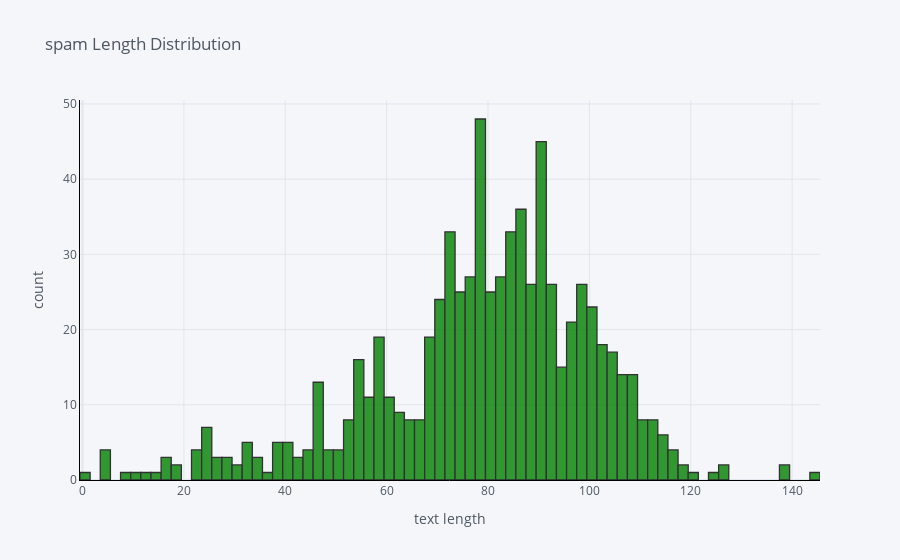
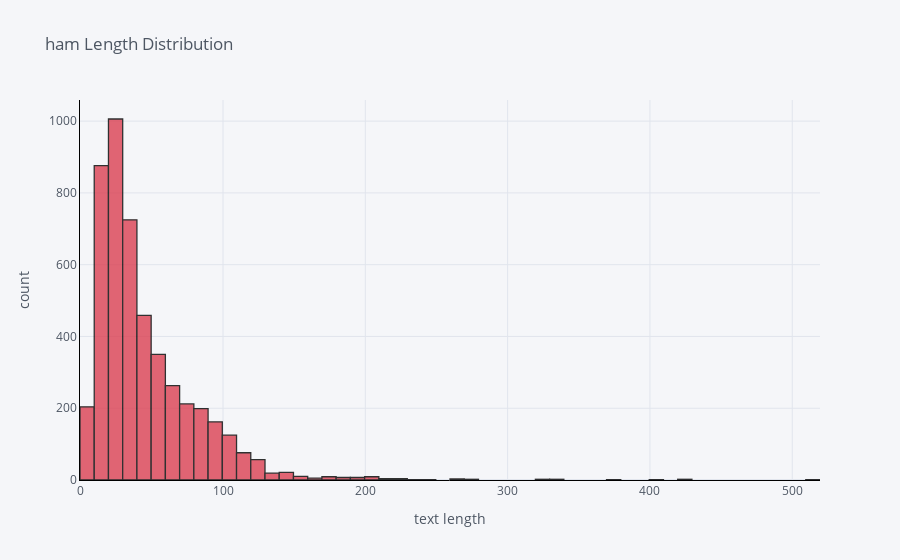

The notebook cell saved with these charts, in order:
### Markdown cell above
## Sentence length analysis

The histogram shows that the length of the cleaned text ranges from around 2 to 140 characters and generally,it is almost same for all the polarities.

### Code cell
spam['text_length'].iplot(
    kind='hist',
    bins=100,
    xTitle='text length',
    linecolor='black',
    color='green',
    yTitle='count',
    title='spam Length Distribution')

ham['text_length'].iplot(
    kind='hist',
    bins=100,
    xTitle='text length',
    linecolor='black',
    color='red',
    yTitle='count',
    title='ham Length Distribution')

### Figure 1 — Plotly figure (JSON) as saved in the notebook; plotly's stock layout.template omitted (floating-point values rounded to 4 significant figures; data arrays with more than 128 entries replaced by an {"elided": "..."} marker saying what was removed)
{"data": [{"histfunc": "count", "histnorm": "", "marker": {"color": "rgba(0, 128, 0, 1.0)", "line": {"color": "#000000", "width": 1.3}}, "name": "text_length", "nbinsx": 100, "opacity": 0.8, "orientation": "v", "type": "histogram", "x": {"elided": "747 int values"}}], "layout": {"barmode": "overlay", "legend": {"bgcolor": "#F5F6F9", "font": {"color": "#4D5663"}}, "paper_bgcolor": "#F5F6F9", "plot_bgcolor": "#F5F6F9", "title": {"font": {"color": "#4D5663"}, "text": "spam Length Distribution"}, "xaxis": {"gridcolor": "#E1E5ED", "linecolor": "black", "showgrid": true, "tickfont": {"color": "#4D5663"}, "title": {"font": {"color": "#4D5663"}, "text": "text length"}, "zerolinecolor": "#E1E5ED"}, "yaxis": {"gridcolor": "#E1E5ED", "linecolor": "black", "showgrid": true, "tickfont": {"color": "#4D5663"}, "title": {"font": {"color": "#4D5663"}, "text": "count"}, "zerolinecolor": "#E1E5ED"}}}

### Figure 2 — Plotly figure (JSON) as saved in the notebook; plotly's stock layout.template omitted (floating-point values rounded to 4 significant figures; data arrays with more than 128 entries replaced by an {"elided": "..."} marker saying what was removed)
{"data": [{"histfunc": "count", "histnorm": "", "marker": {"color": "rgba(219, 64, 82, 1.0)", "line": {"color": "#000000", "width": 1.3}}, "name": "text_length", "nbinsx": 100, "opacity": 0.8, "orientation": "v", "type": "histogram", "x": {"elided": "4825 int values"}}], "layout": {"barmode": "overlay", "legend": {"bgcolor": "#F5F6F9", "font": {"color": "#4D5663"}}, "paper_bgcolor": "#F5F6F9", "plot_bgcolor": "#F5F6F9", "title": {"font": {"color": "#4D5663"}, "text": "ham Length Distribution"}, "xaxis": {"gridcolor": "#E1E5ED", "linecolor": "black", "showgrid": true, "tickfont": {"color": "#4D5663"}, "title": {"font": {"color": "#4D5663"}, "text": "text length"}, "zerolinecolor": "#E1E5ED"}, "yaxis": {"gridcolor": "#E1E5ED", "linecolor": "black", "showgrid": true, "tickfont": {"color": "#4D5663"}, "title": {"font": {"color": "#4D5663"}, "text": "count"}, "zerolinecolor": "#E1E5ED"}}}
